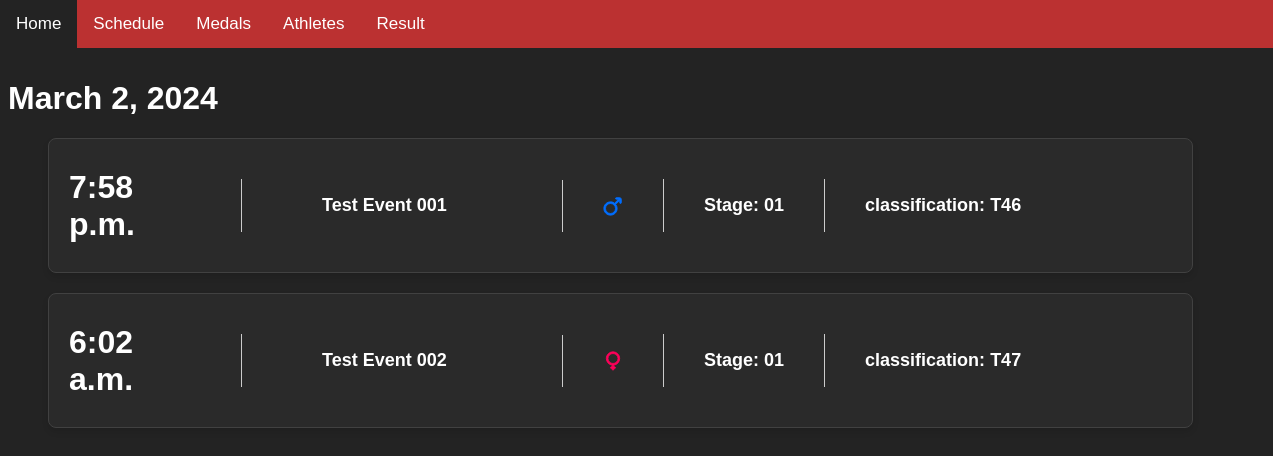
Before: /schedule/ with the older database file.
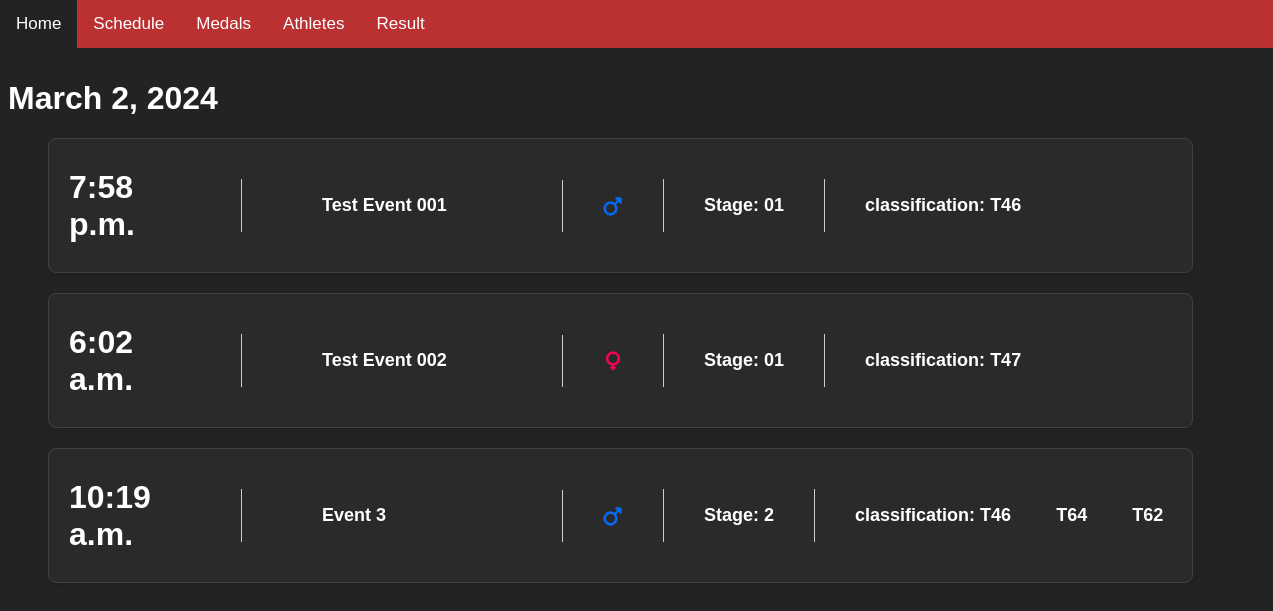
After: the same page with the newer database file.
### webapp/models.py (models this page shows, shortened)
class Session(models.Model):
    id = models.AutoField(primary_key=True)
    day = models.DateField()
    time = models.CharField(max_length=1, choices=(('M', 'Morning'), ('A', 'Afternoon'), ('E', 'Evening')))
    event = models.ManyToManyField(Event)
    class Meta:
        unique_together = ('day', 'time')

class Event(models.Model):
    id = models.AutoField(primary_key=True)
    event_name = models.CharField(max_length=100)
    event_time = models.TimeField()
    stage = models.CharField(max_length=50)
    gender = models.CharField(max_length=1, choices=(('M', 'Men'), ('W', 'Women'), ('O', 'Other')), default=('O'))
    start_datetime = models.DateTimeField()
    end_datetime = models.DateTimeField()
    class Meta:
        unique_together = ('event_time', 'stage', 'gender')

class Result(models.Model):
    athlete = models.ForeignKey(Athlete, on_delete=models.CASCADE)
    event = models.ForeignKey(Event, on_delete=models.CASCADE)
    rank = models.IntegerField(blank=True, null=True)
    result = models.CharField(max_length=50, default='On Going')
    score = models.FloatField(blank=True, null=True)
    medal = models.CharField(max_length=10, choices=(('Gold', 'Gold'), ('Silver', 'Silver'),
                                                   ('Bronze', 'Bronze'), ('None', 'None')), default='None')

class Athlete(models.Model):
    athlete_name = models.CharField(max_length=100)
    bib_number = models.IntegerField()
    best_time_score = models.FloatField(null=True, blank=True)  # Allow for initial null values
    birth_date = models.DateField(null=True, blank=True)
    gender = models.CharField(max_length=1, choices=(('M', 'Men'), ('W', 'Women'), ('O', 'Other')))
    classification = models.ForeignKey(Classification, on_delete=models.PROTECT)
    image_profile = models.ImageField(upload_to='athlete_images', blank=True)
    country = models.ForeignKey(Country, on_delete=models.PROTECT)

class Classification(models.Model):
    classification_name = models.CharField(max_length=50, blank=True, null=True)
    classification_code = models.CharField(max_length=10)
    classification_description = models.TextField(blank=True, null=True)
    def __str__(self):
        return self.classification_code

### webapp/views.py (the view)
# urls.py: path('schedule/', schedule_view, name='schedule'),
def schedule_view(request):
    sessions = Session.objects.all().order_by('day', 'time')  # Fetch and order sessions
    results = Result.objects.all().order_by('rank') # Fetch and order results
    context = {'sessions': sessions,
               'results': results}
    return render(request, 'schedule.html', context)

### webapp/templates/schedule.html (shortened to what this page needs)
{% extends 'index.html' %}
{% load static %}
{% block content %}
<head>
    <link rel="stylesheet" href="{% static 'css/schedule.css' %}">
</head>
<body>
    {% for session in sessions %}
    <h1 class="whitetext">{{ session.day }}</h1>
    <ul>
        {% for event in session.event.all %}
        <div class="card" onclick="toggleCard(this)">
            <div class="card-content">
                <h2 class="card-header">
                    <span class="event-time bigtext">{{ event.event_time }}</span>
                    <span class="card-content">
                        <span class="event-name-margintext"> {{ event.event_name }}</span>
                        <span class="margintext">
                            <span>Stage:</span>
                            <span>{{ event.stage }} </span>
                        </span>
                        <span class="margintext">
                            <span>classification:</span>
                            {% for result in results %}
                            {% if result.event == event %}
                            <span class="margintextsmall">{{result.athlete.classification}}</span>
                            {% endif %}
                            {% endfor %}
                        </span>
                    </span>
                </h2>
            </div>
        </div>
        {% endfor %}
    </ul>
    {% endfor %}
    {% endblock %}

Changed rows visible on the page:
added Event: event_time "10:19 a.m.", event_name "Event 3", gender "M" (drawn), stage "2"
added Result: athlete.classification "T46", shown under "10:19 a.m."
added Result: athlete.classification "T64", shown under "10:19 a.m."
added Result: athlete.classification "T62", shown under "10:19 a.m."
